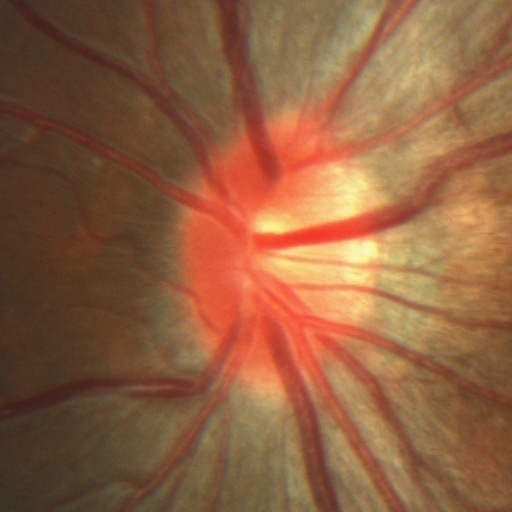
#> input picture utils/sss.bmp, 512 x 512 px
$ python -i data_incress.py   (imports and definitions only)   (older library calls are emulated)
#> lines starting #> are read from the running program, lines starting #| are printed output that depends on the picture
# -*- coding: utf-8 -*-
'''
@Time    : 18-9-19 下午2:50
@Author  : qinpengzhi
@File    : data_incress.py
@Software: PyCharm
@Contact : qinpzhi@163.com
'''
import numpy as np
import random
import skimage
import io,os
import glob
import scipy.misc
import matplotlib.pyplot as plt
from PIL import Image,ImageEnhance
import cv2
from networks.config import data_cfg
#root_path为图像根目录，img_name为图像名字
root_path="/home/qpz/data/temp"

# def move(path,off): #平移，平移尺度为off
#     img = Image.open(path)
#     offset = ImageChops.offset(off,0)
#     return offset

# [66 lines left out: functions flip, aj_contrast, rotation, randomGaussian, not called in this run]
def randomColor(path): #随机颜色
    """
    对图像进行颜色抖动
    :param image: PIL的图像image
    :return: 有颜色色差的图像image
    """
#> called with path = 'sss.bmp'
    image = Image.open(path)
#> image is the input picture: PIL image 512x512 RGB; mean R, G, B 143.3, 95.9, 64
    random_factor = np.random.randint(0, 10) / 10.  # 随机因子
    color_image = ImageEnhance.Color(image).enhance(random_factor)  # 调整图像的饱和度
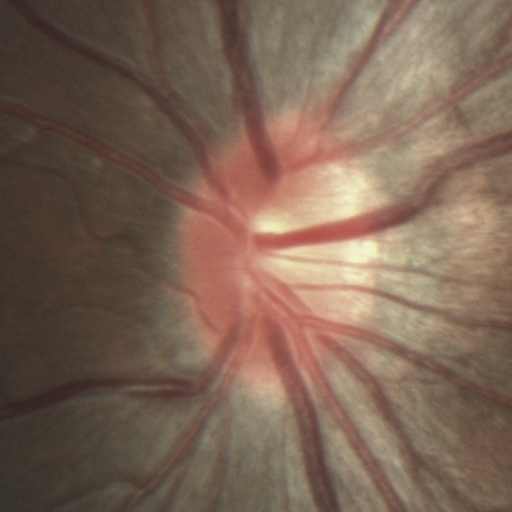
#> color_image: PIL image 512x512 RGB; mean R, G, B 124.6, 101, 84.9
    random_factor = np.random.randint(4, 10) / 10.  # 随机因子
    brightness_image = ImageEnhance.Brightness(color_image).enhance(random_factor)  # 调整图像的亮度
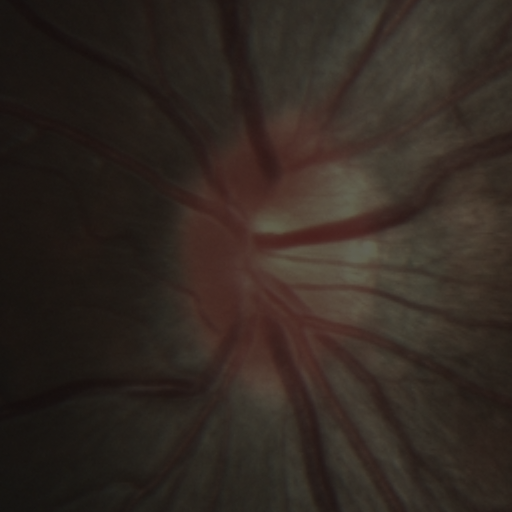
#> brightness_image: PIL image 512x512 RGB; mean R, G, B 49.5, 40, 33.6
    random_factor = np.random.randint(4, 11) / 10.  # 随机因子
    contrast_image = ImageEnhance.Contrast(brightness_image).enhance(random_factor)  # 调整图像对比度
    random_factor = np.random.randint(0, 10) / 10.  # 随机因子
    return ImageEnhance.Sharpness(contrast_image).enhance(random_factor)  # 调整图像锐度


def find_label_files(config):
    label_train = []
    label_mask = []
    label_train.extend(sorted(glob.glob(os.path.join(config.train_path, "*jpg"))))
    label_mask.extend(sorted(glob.glob(os.path.join(config.mask_path, "*bmp"))))
    return label_train, label_mask

label_train, label_mask=find_label_files(data_cfg)

# [25 lines not run here, left out]


# [23 lines of commented-out code are left out]

>>> result = randomColor('sss.bmp')
